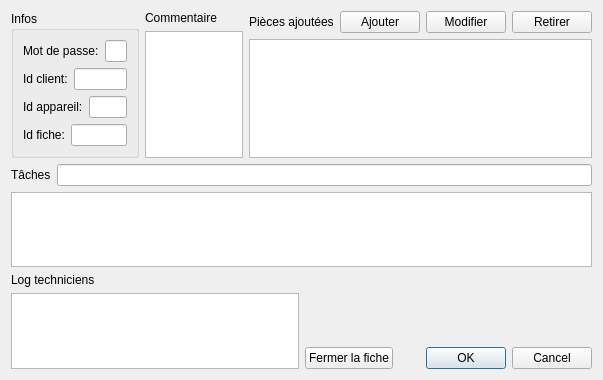
<?xml version="1.0" encoding="UTF-8"?>
<ui version="4.0">
 <class>VueEditionFiche</class>
 <widget class="QWidget" name="VueEditionFiche">
  <property name="geometry">
   <rect>
    <x>0</x>
    <y>0</y>
    <width>603</width>
    <height>380</height>
   </rect>
  </property>
  <property name="windowTitle">
   <string>Form</string>
  </property>
  <layout class="QVBoxLayout" name="verticalLayout">
   <item>
    <layout class="QHBoxLayout" name="horizontalLayout">
     <item>
      <layout class="QVBoxLayout" name="verticalLayout_5"/>
     </item>
     <item>
      <widget class="QGroupBox" name="groupBox">
       <property name="title">
        <string>Infos</string>
       </property>
       <layout class="QVBoxLayout" name="verticalLayout_7">
        <item>
         <layout class="QHBoxLayout" name="horizontalLayout_6">
          <item>
           <widget class="QLabel" name="label">
            <property name="text">
             <string>Mot de passe:</string>
            </property>
           </widget>
          </item>
          <item>
           <widget class="QLineEdit" name="lineEdit"/>
          </item>
         </layout>
        </item>
        <item>
         <layout class="QHBoxLayout" name="horizontalLayout_5">
          <item>
           <widget class="QLabel" name="label_4">
            <property name="text">
             <string>Id client:</string>
            </property>
           </widget>
          </item>
          <item>
           <widget class="QLineEdit" name="lineEdit_2"/>
          </item>
         </layout>
        </item>
        <item>
         <layout class="QHBoxLayout" name="horizontalLayout_4">
          <item>
           <widget class="QLabel" name="label_5">
            <property name="text">
             <string>Id appareil:</string>
            </property>
           </widget>
          </item>
          <item>
           <widget class="QLineEdit" name="lineEdit_3"/>
          </item>
         </layout>
        </item>
        <item>
         <layout class="QHBoxLayout" name="horizontalLayout_3">
          <item>
           <widget class="QLabel" name="label_6">
            <property name="text">
             <string>Id fiche:</string>
            </property>
           </widget>
          </item>
          <item>
           <widget class="QLineEdit" name="lineEdit_4"/>
          </item>
         </layout>
        </item>
       </layout>
      </widget>
     </item>
     <item>
      <layout class="QVBoxLayout" name="verticalLayout_2">
       <item>
        <widget class="QLabel" name="label_2">
         <property name="text">
          <string>Commentaire</string>
         </property>
        </widget>
       </item>
       <item>
        <widget class="QTextEdit" name="textEdit"/>
       </item>
      </layout>
     </item>
     <item>
      <layout class="QVBoxLayout" name="verticalLayout_6">
       <item>
        <layout class="QHBoxLayout" name="horizontalLayout_2">
         <item>
          <widget class="QLabel" name="label_3">
           <property name="text">
            <string>Pièces ajoutées</string>
           </property>
          </widget>
         </item>
         <item>
          <widget class="QPushButton" name="pushButton">
           <property name="text">
            <string>Ajouter</string>
           </property>
          </widget>
         </item>
         <item>
          <widget class="QPushButton" name="pushButton_2">
           <property name="text">
            <string>Modifier</string>
           </property>
          </widget>
         </item>
         <item>
          <widget class="QPushButton" name="pushButton_3">
           <property name="text">
            <string>Retirer</string>
           </property>
          </widget>
         </item>
        </layout>
       </item>
       <item>
        <widget class="QTableView" name="tableView"/>
       </item>
      </layout>
     </item>
    </layout>
   </item>
   <item>
    <layout class="QHBoxLayout" name="horizontalLayout_7">
     <item>
      <widget class="QLabel" name="label_7">
       <property name="text">
        <string>Tâches</string>
       </property>
      </widget>
     </item>
     <item>
      <widget class="QLineEdit" name="lineEdit_5"/>
     </item>
    </layout>
   </item>
   <item>
    <widget class="QTableView" name="tableView_2"/>
   </item>
   <item>
    <layout class="QHBoxLayout" name="horizontalLayout_8">
     <item>
      <layout class="QVBoxLayout" name="verticalLayout_8">
       <item>
        <widget class="QLabel" name="label_8">
         <property name="text">
          <string>Log techniciens</string>
         </property>
        </widget>
       </item>
       <item>
        <widget class="QTableView" name="tableView_3"/>
       </item>
      </layout>
     </item>
     <item>
      <layout class="QVBoxLayout" name="verticalLayout_3">
       <item>
        <spacer name="verticalSpacer">
         <property name="orientation">
          <enum>Qt::Vertical</enum>
         </property>
         <property name="sizeHint" stdset="0">
          <size>
           <width>20</width>
           <height>40</height>
          </size>
         </property>
        </spacer>
       </item>
       <item>
        <layout class="QHBoxLayout" name="horizontalLayout_9">
         <property name="spacing">
          <number>0</number>
         </property>
         <item>
          <widget class="QPushButton" name="pushButton_4">
           <property name="sizePolicy">
            <sizepolicy hsizetype="Preferred" vsizetype="Fixed">
             <horstretch>0</horstretch>
             <verstretch>0</verstretch>
            </sizepolicy>
           </property>
           <property name="text">
            <string>Fermer la fiche</string>
           </property>
          </widget>
         </item>
         <item>
          <widget class="QDialogButtonBox" name="buttonBox">
           <property name="sizePolicy">
            <sizepolicy hsizetype="Minimum" vsizetype="Fixed">
             <horstretch>0</horstretch>
             <verstretch>0</verstretch>
            </sizepolicy>
           </property>
           <property name="cursor">
            <cursorShape>ArrowCursor</cursorShape>
           </property>
           <property name="acceptDrops">
            <bool>false</bool>
           </property>
           <property name="inputMethodHints">
            <set>Qt::ImhNone</set>
           </property>
           <property name="orientation">
            <enum>Qt::Horizontal</enum>
           </property>
           <property name="standardButtons">
            <set>QDialogButtonBox::Cancel|QDialogButtonBox::Ok</set>
           </property>
           <property name="centerButtons">
            <bool>false</bool>
           </property>
          </widget>
         </item>
        </layout>
       </item>
      </layout>
     </item>
    </layout>
   </item>
  </layout>
 </widget>
 <resources/>
 <connections/>
</ui>
